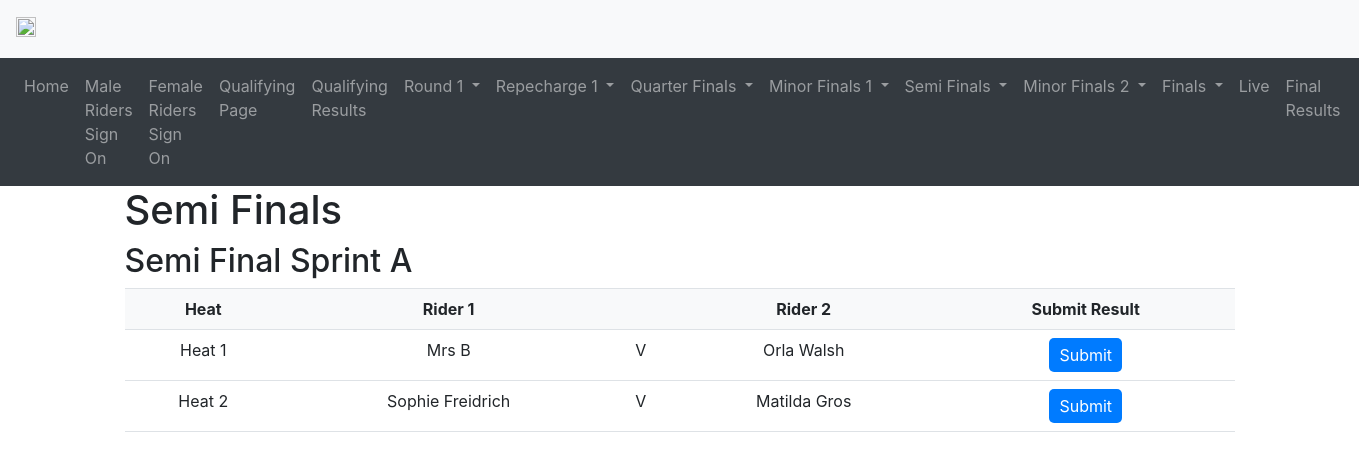
The page /semifinal_female on the database its author committed.
### main.py (models this page shows, shortened)
class RidersFemale(Base):
    __tablename__ = 'riders_female'
    rider_number = db.Column(db.Integer, primary_key=True)
    rider_name = db.Column(db.String(50))
    rider_club = db.Column(db.String(50))
    signed_on = db.Column(db.String(50), default='No')
    qualifying_time = db.Column(db.Numeric(precision=3, asdecimal=False), nullable=True)
    seeding = db.Column(db.Integer)
    sprint_category = db.Column(db.String(50))
    round_1_pairing = db.Column(db.Integer, nullable=True)
    round_1_seeding = db.Column(db.Integer, nullable=True)
    quarter_final_seeding = db.Column(db.Integer, nullable=True)
    semi_final_seeding = db.Column(db.Integer, nullable=True)
    final_seeding = db.Column(db.Integer, nullable=True)
    final_result = db.Column(db.Integer, nullable=True)

### main.py (the view)
@app.route('/semifinal_female', methods=['GET', 'POST'])
def semifinal_female():
    with engine.connect() as connection:
        sprint_categories = connection.execute(
            text("SELECT DISTINCT sprint_category FROM riders_female WHERE semi_final_seeding IS NOT NULL")
        ).fetchall()
        all_semi_final_pairings = {}
        for category in sprint_categories:
            riders_for_semi_finals = connection.execute(
                text("SELECT rider_name, semi_final_seeding FROM riders_female WHERE sprint_category = :sprint_category ORDER BY semi_final_seeding ASC"),
                {"sprint_category": category[0]}
            ).fetchall()
            total_riders = len(riders_for_semi_finals)
            seeding_structure = semifinal_seeding_structure_female(total_riders)
            if seeding_structure:  # checking if seeding_structure is not None
                semi_final_heats = {}
                for heat, seeds in seeding_structure.items():
                    semi_final_heats[heat] = [rider[0] for rider in riders_for_semi_finals if rider[1] in seeds]
                all_semi_final_pairings[category[0]] = semi_final_heats
            else:
                pass  # or logging.warning(f"Seeding structure was unexpected for category {category[0]} with {total_riders} riders")
    return render_template('semifinal_female.html', semifinals=all_semi_final_pairings)

### main.py (called while the page is built)
def semifinal_seeding_structure_female(total_riders):
    if 6 <= total_riders <= 17:
        return {
            'Heat 1': [1, 4],
            'Heat 2': [2, 3]
        }
    else:
        return None  # or you might want to handle this differently if total_riders is not within the expected range

### templates/semifinal_female.html (shortened to what this page needs)
{% extends "base.html" %}
{% block content %}
<h1>Semi Finals</h1>
<div class="table-container">
  {% set sorted_categories = semifinals.keys() | sort %}
  {% for sprint_category in sorted_categories %}
    {% set heats = semifinals[sprint_category] %}
    <h2>Semi Final Sprint {{ sprint_category }}</h2>
    <table class="table" id="semifinals{{ sprint_category }}Table">
      <thead>
        <tr>
          <th class="heat">Heat</th>
          <th class="rider-1">Rider 1</th>
          <th class="col-v"></th>
          <th class="rider-2">Rider 2</th>
          <th class="submit">Submit Result</th>
        </tr>
      </thead>
      <tbody>
        {% for heat, riders in heats.items() %}
          <tr>
            <td class="heat">Heat {{ loop.index }}</td>
            {% if riders[0] != "BYE" %}
              <td onclick="selectRider(this, 'semifinals{{ sprint_category }}Table')">
                {{ riders[0] }}
              </td>
            {% else %}
              <td></td>
            {% endif %}
            <td class="col-v">V</td>
            {% if riders[1] != "BYE" %}
              <td onclick="selectRider(this, 'semifinals{{ sprint_category }}Table')">
                {{ riders[1] }}
              </td>
            {% else %}
              <td></td>
            {% endif %}
            <td class="submit">
              <button type="button" onclick="confirmResult(this)">Submit</button>
            </td>
          </tr>
        {% endfor %}
      </tbody>
    </table>
  {% endfor %}
</div>
{% endblock %}

### templates/base.html (style rules this page uses)
tr { page-break-inside: avoid; }

### templates/semifinal_female.html (style rules this page uses)
table.table { border-collapse: collapse; width: 100%; }
table.table thead { background-color: #f8f9fa; }
table.table th, table.table td { padding: 8px; text-align: center; border-bottom: 1px solid #dee2e6; }
table.table th.col-v, table.table td.col-v, table.table th.col-rider-2, table.table td.col-rider-2, table.table th.col-rider-3, table.table td.col-rider-3 { padding-left: 4px; margin-left: 0px; }
table.table th { font-weight: bold; }
table.table td { vertical-align: top; }
button { padding: 5px 10px; border: none; border-radius: 5px; color: #fff; background-color: #007bff; transition: background-color 0.3s; }

### rows shown on the page
RidersFemale: rider_name "Mrs B"
RidersFemale: rider_name "Orla Walsh"
RidersFemale: rider_name "Sophie Freidrich"
RidersFemale: rider_name "Matilda Gros"

### other values the page prints
{{ sprint_category }} "A"
